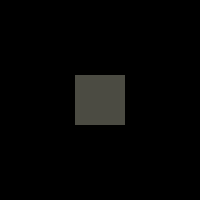
Frame 1 (no input)
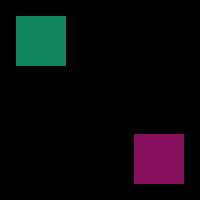
Frame 60 (the mouse pressed at the canvas centre just before this capture)
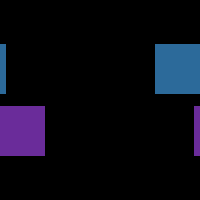
Frame 120 (the mouse held since frame 60 and released just before this capture)

The Processing sketch that drew these frames (run headless with seeded random() and noise(); from frame 60 on, the mouse is pressed at the canvas centre):

// Processing sketch: question5
// ── question5.pde
int x1;
int x2;
int y1;
int y2;
int dirY1;
int dirY2;
float clr;
float clr1;

void setup() {
  size(200, 200);
  x2 = 75;
  x1 = 75;
  y1 = 75;
  y2 = 75;
  dirY1 = 1;
  dirY2 = -1;
  clr1 = -1;
  clr = random(0, 255);
  
}
void draw() {
  clr = random(0, 255);
  background(0);
  noStroke(); fill(y1, y2, clr);
  rect(x1++, y1, 50, 50);
  if(x1>=150 && x1<=200){
    rect(0,y1,x1%50,50);
  } else if(x1 >= 200) x1 = 0;
  
  noStroke(); fill(y2, y1, clr);
  rect(x2--, y2, 50, 50);
  if(x2<=0 && x2>=-50){
    rect(200+x2,y2, 50,50);
  } else if(x2 <= -50) x2 = 150;
  
  if(y1 >= 200-50 || y1 <= 0) dirY1 = dirY1 * -1;
  if(y2 >= 200-50 || y2 <= 0) dirY2 = dirY2 * -1;
  //if(clr >= 255 || clr <= 0) clr1 = clr1 * -1;
  //clr += clr1;
  y1 += dirY1;
  y2 += dirY2;
}
